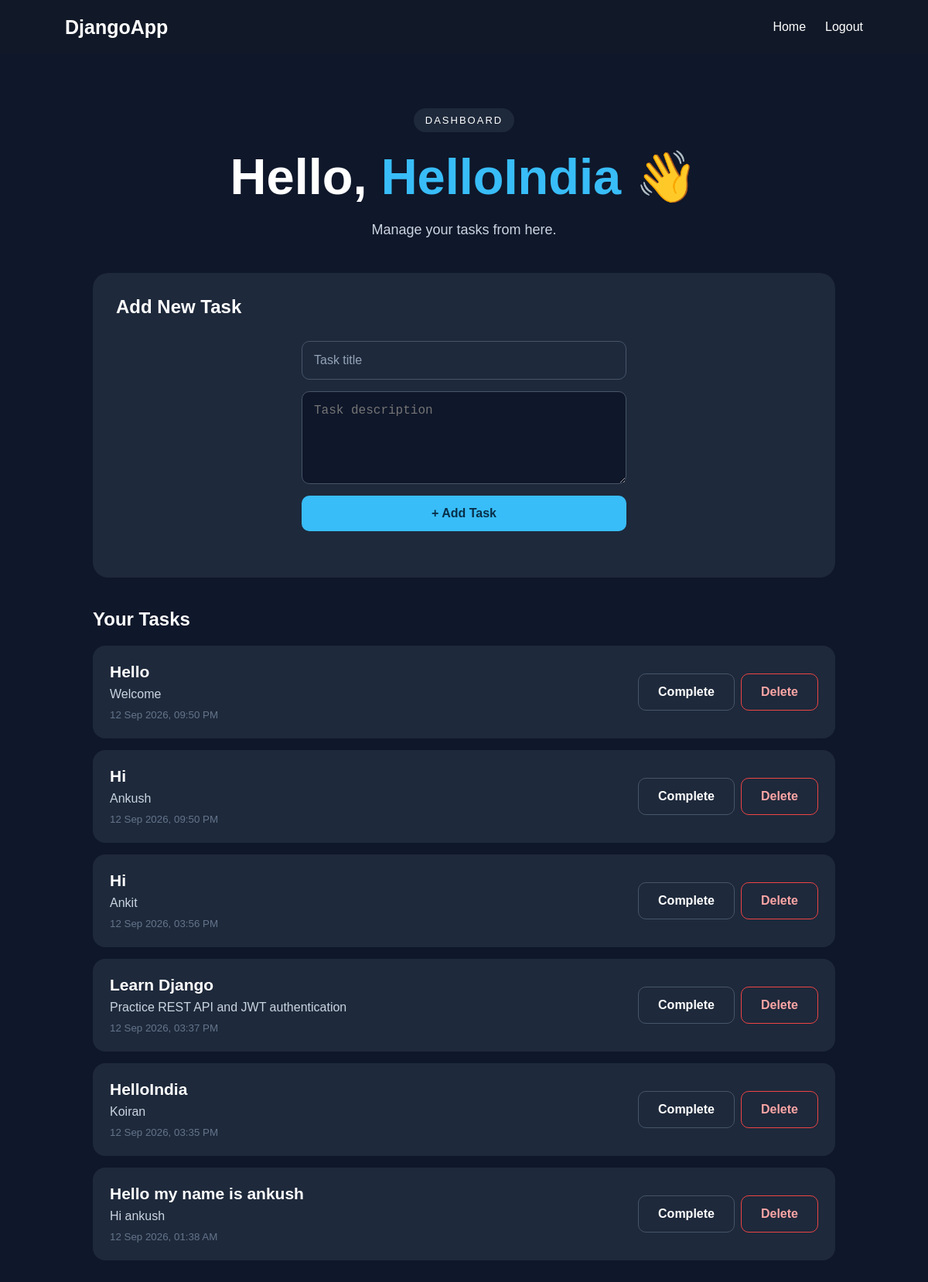
/dashboard/ (signed in), run on the app's committed database.
### core/models.py (models this page shows, shortened)
class Task(models.Model):
    user = models.ForeignKey(User, on_delete=models.CASCADE)
    title = models.CharField(max_length=200)
    description = models.TextField(blank=True)
    completed = models.BooleanField(default=False)
    created_at = models.DateTimeField(auto_now_add=True)

### core/views.py (the view)
# urls.py: path('dashboard/', dashboard, name='dashboard'),
@login_required
def dashboard(request):
    tasks = Task.objects.filter(user=request.user).order_by('-created_at')
    return render(request, 'dashboard.html', {'tasks': tasks})

### templates/dashboard.html (shortened to what this page needs)
<!DOCTYPE html>
<html lang="en">
<head>
    {% load static %}
    <link rel="stylesheet" href="{% static 'css/style.css' %}">
</head>
<body>
<nav>
    <div class="logo">DjangoApp</div>
    <div class="nav-links">
        <a href="/">Home</a>
        <a href="/logout/">Logout</a>
    </div>
</nav>
<section class="dashboard">
    <div class="dashboard-header">
        <span class="badge">DASHBOARD</span>
        <h1>Hello, <span>{{ user.username }}</span> 👋</h1>
        <p>Manage your tasks from here.</p>
    </div>
    <div class="task-form">
        <h2>Add New Task</h2>
        <form method="POST" action="{% url 'add_task' %}">
            <input
                type="text"
                name="title"
                placeholder="Task title"
                required
            >
            <textarea
                name="description"
                placeholder="Task description"
            ></textarea>
            <button class="btn primary" type="submit">
                + Add Task
            </button>
        </form>
    </div>
    <div class="tasks">
        <h2>Your Tasks</h2>
        {% if tasks %}
            {% for task in tasks %}
                <div class="task-card">
                    <div>
                        <h3 class="{% if task.completed %}completed{% endif %}">
                            {{ task.title }}
                        </h3>
                        {% if task.description %}
                            <p>{{ task.description }}</p>
                        {% endif %}
                        <small>
                            {{ task.created_at|date:"d M Y, h:i A" }}
                        </small>
                    </div>
                    <div class="task-actions">
                        <a
                            class="btn secondary"
                            href="{% url 'complete_task' task.id %}"
                        >
                            {% if task.completed %}
                                Undo
                            {% else %}
                                Complete
                            {% endif %}
                        </a>
                        <a
                            class="btn danger"
                            href="{% url 'delete_task' task.id %}"
                        >
                            Delete
                        </a>
                    </div>
                </div>
            {% endfor %}
        {% else %}
            <div class="empty">
                <h3>No tasks yet</h3>
                <p>Create your first task above.</p>
            </div>
        {% endif %}
    </div>
</section>
</body>
</html>

### static/css/style.css (style rules this page uses)
* { margin: 0; padding: 0; box-sizing: border-box; }
body { font-family: Arial, sans-serif; background: #0f172a; color: white; }
nav { height: 70px; display: flex; justify-content: space-between; align-items: center; padding: 0 7%; background: #111827; }
.logo { font-size: 25px; font-weight: bold; }
.nav-links { display: flex; gap: 25px; }
.nav-links a { color: white; text-decoration: none; }
.badge { display: inline-block; padding: 8px 15px; border-radius: 30px; background: #1e293b; font-size: 13px; letter-spacing: 2px; }
h1 { font-size: clamp(45px, 8vw, 80px); margin: 25px 0; }
h1 span { color: #38bdf8; }
.btn { padding: 14px 25px; border-radius: 10px; text-decoration: none; font-weight: bold; }
.primary { background: #38bdf8; color: #082f49; }
.secondary { border: 1px solid #475569; color: white; }
form { max-width: 420px; margin: 30px auto; display: flex; flex-direction: column; gap: 15px; }
input { width: 100%; padding: 15px; border: 1px solid #475569; border-radius: 10px; background: #1e293b; color: white; font-size: 16px; }
input::placeholder { color: #94a3b8; }
button { border: none; cursor: pointer; font-size: 16px; }
.dashboard { max-width: 1000px; margin: auto; padding: 70px 20px; }
.dashboard-header { text-align: center; margin-bottom: 45px; }
.dashboard-header h1 { font-size: clamp(38px, 7vw, 65px); margin: 20px 0; }
.dashboard-header h1 span { color: #38bdf8; }
.dashboard-header p { color: #cbd5e1; font-size: 18px; }
.task-form { background: #1e293b; padding: 30px; border-radius: 20px; margin-bottom: 40px; }
.task-form h2 { margin-bottom: 20px; }
textarea { width: 100%; min-height: 120px; padding: 15px; border-radius: 10px; border: 1px solid #475569; background: #0f172a; color: white; font-size: 16px; resize: vertical; }
.tasks h2 { margin-bottom: 20px; }
.task-card { background: #1e293b; padding: 22px; border-radius: 16px; margin-bottom: 15px; display: flex; justify-content: space-between; gap: 20px; align-items: center; }
.task-card h3 { font-size: 21px; margin-bottom: 8px; }
.task-card p { color: #cbd5e1; margin-bottom: 8px; }
.task-card small { color: #64748b; }
.task-actions { display: flex; gap: 8px; flex-wrap: wrap; }
.danger { border: 1px solid #ef4444; color: #fca5a5; }

### data on the page
Task: title "Hello", description "Welcome", created_at "12 Sep 2026, 09:50 PM", completed "Complete"
Task: title "Hi", description "Ankush", created_at "12 Sep 2026, 09:50 PM", completed "Complete"
Task: title "Hi", description "Ankit", created_at "12 Sep 2026, 03:56 PM", completed "Complete"
Task: title "Learn Django", description "Practice REST API and JWT authentication", created_at "12 Sep 2026, 03:37 PM", completed "Complete"
Task: title "HelloIndia", description "Koiran", created_at "12 Sep 2026, 03:35 PM", completed "Complete"
Task: title "Hello my name is ankush", description "Hi ankush", created_at "12 Sep 2026, 01:38 AM", completed "Complete"

### other printed values
{{ user.username }} "HelloIndia"
